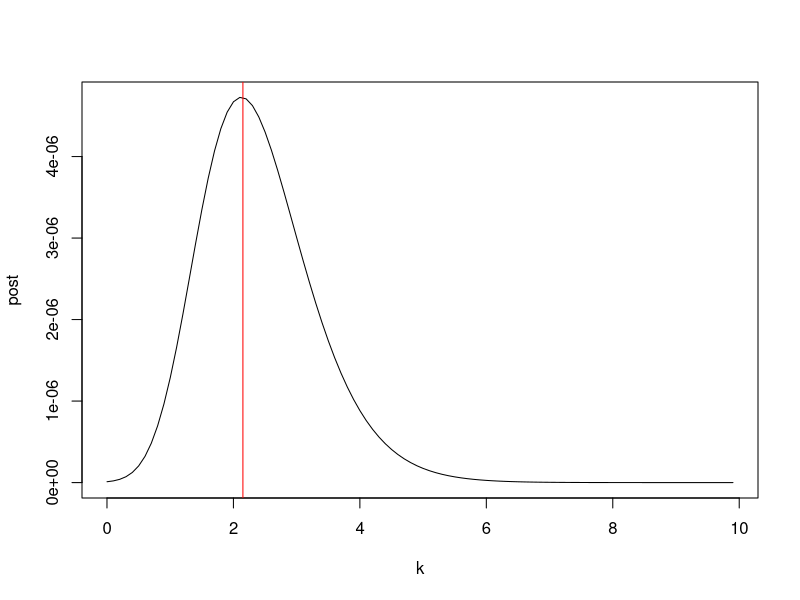

Write the R code that produced this figure.
## part 3

# a
set.seed(12345)
Y <- c(-2.44,2.14,2.54,1.83,2.02,2.33,-2.79,2.23,2.07,2.02)

u <- 2.39

k <- seq(0.001,10,0.1)

posterior <- function(k) {
  return (prod(exp(k * cos(Y - u))/(2 * pi * besselI(k, 0))) * dexp(k))
}

post <- sapply(k, posterior)

plot(k, post, type='l')
abline(v=2.15, col="red")
